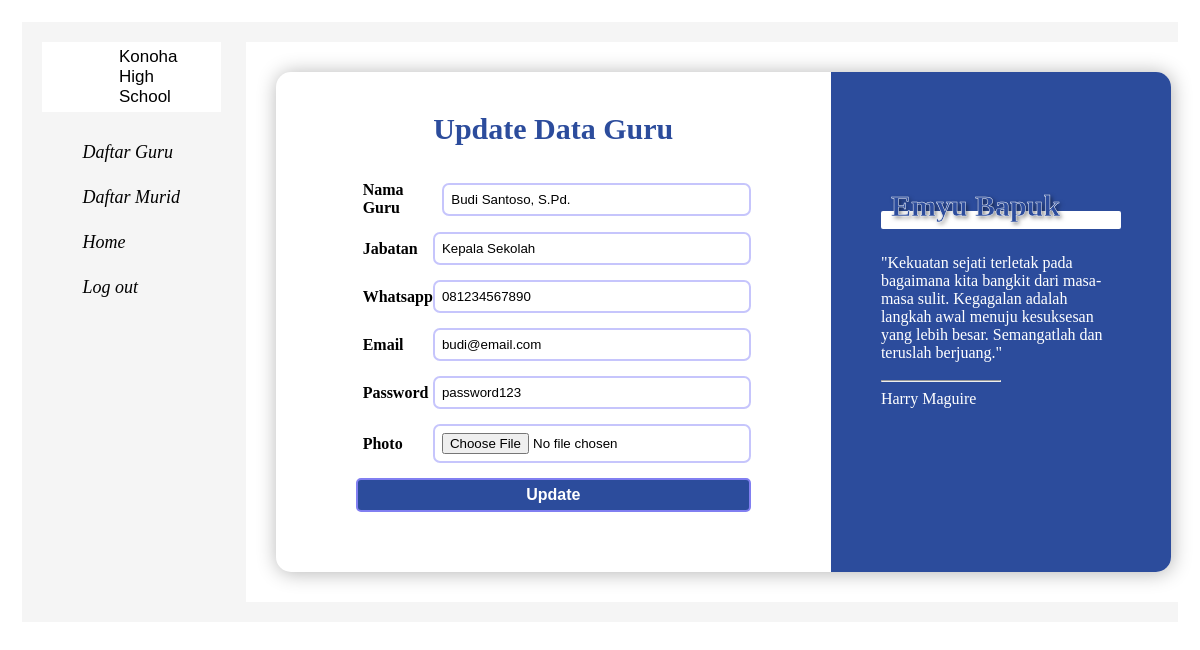
Screenshot of /dashboard/guru/update.php?id=1 with the database file from the repository.
### tables this page shows
CREATE TABLE `guru` (
  `id_guru` int(11) NOT NULL,
  `nama` varchar(200) NOT NULL,
  `password` varchar(100) NOT NULL,
  `wa` varchar(100) NOT NULL,
  `email` varchar(100) NOT NULL,
  `jabatan` varchar(100) NOT NULL,
  `foto` varchar(200) DEFAULT NULL,
  `username` varchar(100) NOT NULL
);

### dashboard/guru/update.php (the view, shortened to what this page needs)
<?php
if (isset($_GET['id'])) {
    $id = $_GET['id'];
    include "../../koneksi.php";
    $sql = "SELECT * FROM guru WHERE id_guru = $id";
    $result = $conn->query($sql);
    if ($result->num_rows > 0) {
        $row = $result->fetch_assoc();
        $nama = $row["nama"];
        $jabatan = $row["jabatan"];
        $whatsapp = $row["wa"];
        $email = $row["email"];
        $password = $row["password"];
        $foto = $row["foto"];
    }
}
?>
<!DOCTYPE html>
<html lang="en">
  <head>
  </head>
  <body style="padding: 14px">
    <div
      style="
        display: flex;
        flex-direction: row;
        background-color: whitesmoke;
        gap: 25px;
        padding: 20px;
      "
    >
      <div
        style="
          width: 19%;
          align-items: center;
          display: flex;
          flex-direction: column;
        "
      >
        <div
          class="logo"
          style="
            display: flex;
            justify-content: center;
            align-items: center;
            margin-bottom: 20px;
            background-color: white;
            padding: 5px 30px;
          "
        >
          <div
            style="
              width: 60px;
              height: 60px;
              object-fit: cover;
              overflow: hidden;
            "
          >
          </div>
          <div
            style="
              display: flex;
              flex-direction: column;
              font-size: 17px;
              font-family: 'Trebuchet MS', sans-serif;
            "
          >
            <div>Konoha</div>
            <div>High School</div>
          </div>
        </div>
        <nav
          style="
            display: flex;
            gap: 15px;
            flex-direction: column;
            justify-content: center;
            align-items: center;
          "
        >
        <div style="display: flex;flex-direction: column;gap:4px">
          <i class='fas fa-chalkboard-teacher' style='font-size:18px'><span>
            <a href="index.php">Daftar Guru</a>
          </span></i>
          <i class='fas fa-user-graduate' style='font-size:18px'><span>
            <a href="../murid/index.php">Daftar Murid</a>
          </span></i>
          <i class="fa fa-home" style='font-size:18px'><span>
            <a href="../../home.php">Home</a>
          </span></i>
          <i class="fa fa-sign-out" style="font-size:18px">
            <a href="../../auth_logout.php">Log out</a>
          </i>
        </div>
        </nav>
      </div>
      <div style="background-color: white; width: 83%; padding: 30px">
      <div
        style="
          width: 100%;
          display: flex;
          flex-direction: row;
          height: 500px;
          border-radius: 15px;
          box-shadow: 1px 1px 20px rgba(0, 0, 0, 0.3);
          overflow: hidden;
        "
      >
        <div
          style="
            width: 65%;
            padding: 40px 80px;
            display: flex;
            flex-direction: column;
            row-gap: 15px;
          "
        >
          <div
            style="
              font-size: 30px;
              font-weight: bold;
              color: #2c4c9c;
              margin-bottom: 20px;
              text-align: center;
            "
          >
            Update Data Guru
          </div>
          <form
            enctype="multipart/form-data"
            action="./crud/proses_update.php?id=<?php echo $id; ?>"
            method="POST"
            style="
              display: flex;
              flex-direction: column;
              row-gap: 15px;">
          <div style="display: flex; justify-content: space-between; align-items: center;">
            <label for="">Nama Guru</label>
            <input type="text" name="nama" value="<?php echo isset($nama) ? $nama : ''; ?>" />
          </div>
          <div style="display: flex; justify-content: space-between; align-items: center;">
            <label for="">Jabatan</label>
            <input type="text" name="jabatan" value="<?php echo isset($jabatan) ? $jabatan : ''; ?>" />
          </div>
          <div style="display: flex; justify-content: space-between; align-items: center;">
            <label for="">Whatsapp</label>
            <input type="text" name="whatsapp" value="<?php echo isset($whatsapp) ? $whatsapp : ''; ?>" />
          </div>
          <div style="display: flex; justify-content: space-between; align-items: center;">
            <label for="">Email</label>
            <input type="text" name="email" value="<?php echo isset($email) ? $email : ''; ?>" />
          </div>
          <div style="display: flex; justify-content: space-between; align-items: center;">
            <label for="">Password</label>
            <input type="text" name="password" value="<?php echo isset($password) ? $password : ''; ?>" />
          </div>
          <div style="display: flex; justify-content: space-between; align-items: center;">
            <label for="">Photo</label>
            <input type="file" name="photo" value="<?php echo isset($foto) ? $foto : ''; ?>" />
          </div>
          <button type="submit">Update</button>
        </form>
        </div>
        <div
          style="
            background-color: #2c4c9c;
            width: 35%;
            padding: 50px;
            color: white;
            display: flex;
            flex-direction: column;
            justify-content: center;
          "
        >
          <div
            style="
              font-size: 30px;
              font-weight: bold;
              background-color: white;
              transform: translateY(-25px);
              width: 220px;
              height: 12px;
              color: #2c4c9c;
              -webkit-text-stroke: 0.5px white;
              padding: 3px 10px;
              border-radius: 2px;
            "
          >
            <div
              style="
                transform: translateY(-25px);
                text-shadow: 2px 2px 4px rgba(0, 0, 0, 0.5);
              "
            >
              Emyu Bapuk
            </div>
          </div>
          <div>
            "Kekuatan sejati terletak pada bagaimana kita bangkit dari masa-masa
            sulit. Kegagalan adalah langkah awal menuju kesuksesan yang lebih
            besar. Semangatlah dan teruslah berjuang."
          </div>
          <div style="width: 50%; margin-top: 10px"><hr /></div>
          <div>Harry Maguire</div>
        </div>
      </div>
      </div>
    </div>
  </body>
</html>

### dashboard/guru/update.php (style rules this page uses)
body { font-family: Tahoma; }
input { border: 2px solid #c6c5fc; padding: 7px; border-radius: 7px; width: 300px; }
button { border: 2px solid #817ff1; padding: 6px; border-radius: 5px; background-color: #2c4c9c; color: white; font-weight: bold; font-size: medium; }
label { margin-left: 7px; font-weight: bold; font-size: medium; }
a { text-decoration: none; color: black; }
i { padding: 10px 20px; }

### rows the page displays
guru: nama "Budi Santoso, S.Pd.", jabatan "Kepala Sekolah", whatsapp "081234567890", email "budi@email.com", password "password123"
